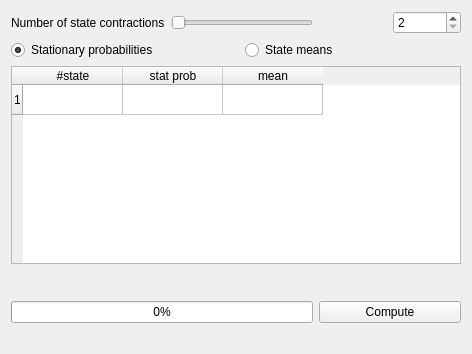
<ui version="4.0" >
 <class>StateMergeWidget</class>
 <widget class="QWidget" name="StateMergeWidget" >
  <property name="geometry" >
   <rect>
    <x>0</x>
    <y>0</y>
    <width>472</width>
    <height>354</height>
   </rect>
  </property>
  <property name="windowTitle" >
   <string>Form</string>
  </property>
  <layout class="QGridLayout" >
   <item row="0" column="0" >
    <widget class="QLabel" name="label" >
     <property name="text" >
      <string>Number of state contractions</string>
     </property>
    </widget>
   </item>
   <item row="0" column="1" colspan="2" >
    <widget class="QSlider" name="sliderContractions" >
     <property name="minimum" >
      <number>2</number>
     </property>
     <property name="orientation" >
      <enum>Qt::Horizontal</enum>
     </property>
    </widget>
   </item>
   <item row="0" column="3" >
    <spacer>
     <property name="orientation" >
      <enum>Qt::Horizontal</enum>
     </property>
     <property name="sizeHint" >
      <size>
       <width>40</width>
       <height>20</height>
      </size>
     </property>
    </spacer>
   </item>
   <item row="0" column="4" >
    <widget class="QSpinBox" name="numContractions" >
     <property name="minimum" >
      <number>2</number>
     </property>
    </widget>
   </item>
   <item row="1" column="0" colspan="2" >
    <widget class="QRadioButton" name="statProb" >
     <property name="text" >
      <string>Stationary probabilities</string>
     </property>
     <property name="checked" >
      <bool>true</bool>
     </property>
    </widget>
   </item>
   <item row="1" column="2" colspan="2" >
    <widget class="QRadioButton" name="means" >
     <property name="text" >
      <string>State means</string>
     </property>
    </widget>
   </item>
   <item row="2" column="0" colspan="5" >
    <widget class="QTableWidget" name="contractTable" >
     <property name="sizePolicy" >
      <sizepolicy vsizetype="Expanding" hsizetype="Expanding" >
       <horstretch>1</horstretch>
       <verstretch>1</verstretch>
      </sizepolicy>
     </property>
     <property name="rowCount" >
      <number>1</number>
     </property>
     <row/>
     <column>
      <property name="text" >
       <string>#state</string>
      </property>
     </column>
     <column>
      <property name="text" >
       <string>stat prob</string>
      </property>
     </column>
     <column>
      <property name="text" >
       <string>mean</string>
      </property>
     </column>
    </widget>
   </item>
   <item row="3" column="0" colspan="4" >
    <spacer>
     <property name="orientation" >
      <enum>Qt::Vertical</enum>
     </property>
     <property name="sizeHint" >
      <size>
       <width>354</width>
       <height>31</height>
      </size>
     </property>
    </spacer>
   </item>
   <item row="4" column="0" colspan="3" >
    <widget class="QProgressBar" name="progressBar" >
     <property name="value" >
      <number>0</number>
     </property>
    </widget>
   </item>
   <item row="4" column="3" colspan="2" >
    <widget class="QPushButton" name="computeButton" >
     <property name="text" >
      <string>Compute</string>
     </property>
    </widget>
   </item>
   <item row="5" column="0" colspan="3" >
    <widget class="QLabel" name="progressLabel" >
     <property name="text" >
      <string/>
     </property>
    </widget>
   </item>
  </layout>
 </widget>
 <resources/>
 <connections>
  <connection>
   <sender>sliderContractions</sender>
   <signal>valueChanged(int)</signal>
   <receiver>numContractions</receiver>
   <slot>setValue(int)</slot>
   <hints>
    <hint type="sourcelabel" >
     <x>263</x>
     <y>30</y>
    </hint>
    <hint type="destinationlabel" >
     <x>432</x>
     <y>32</y>
    </hint>
   </hints>
  </connection>
  <connection>
   <sender>numContractions</sender>
   <signal>valueChanged(int)</signal>
   <receiver>sliderContractions</receiver>
   <slot>setValue(int)</slot>
   <hints>
    <hint type="sourcelabel" >
     <x>421</x>
     <y>15</y>
    </hint>
    <hint type="destinationlabel" >
     <x>263</x>
     <y>30</y>
    </hint>
   </hints>
  </connection>
 </connections>
</ui>
